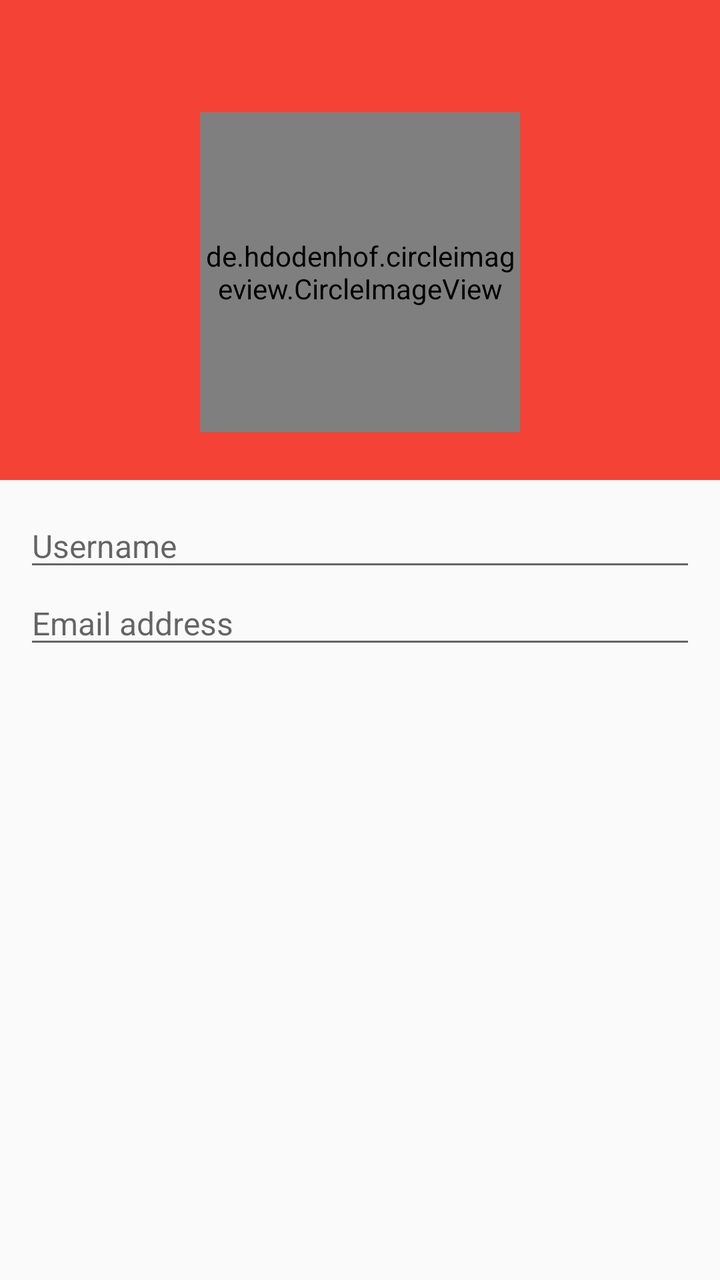
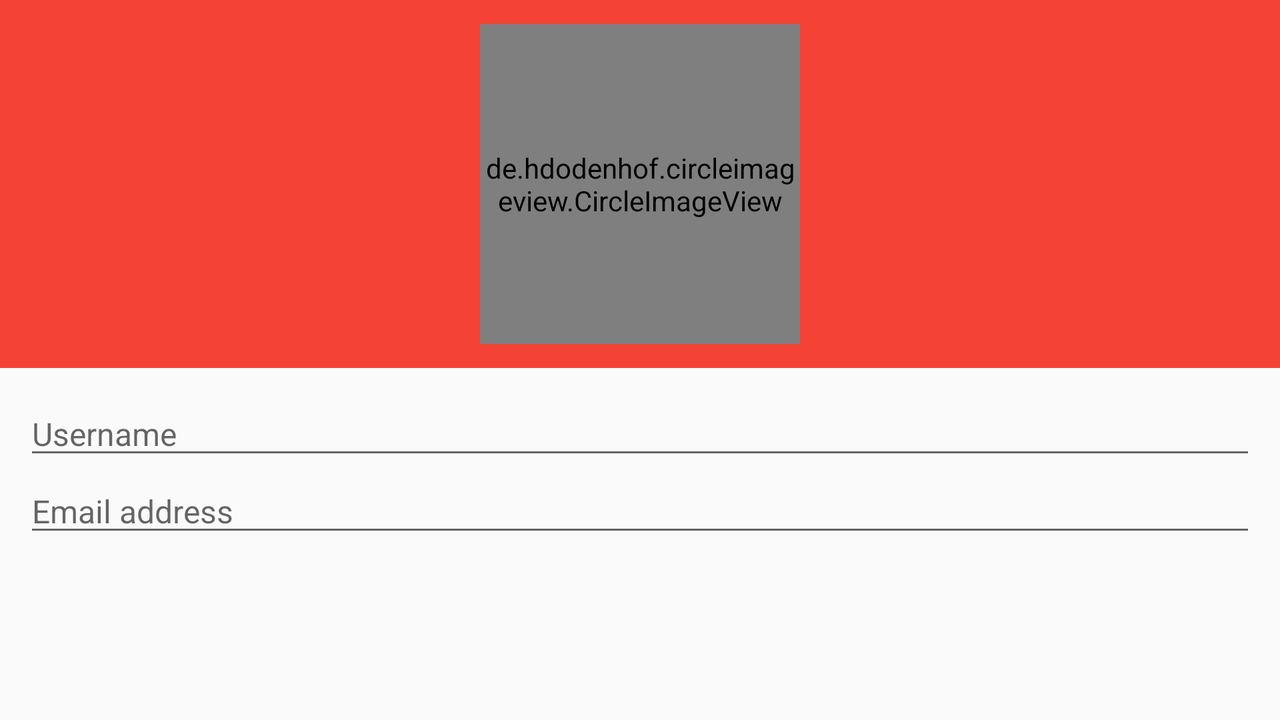

First picture: res/layout/ on a phone held upright. Second picture: the repository's own variant of that layout, on a device whose configuration matches the variant's folder. Source for both follows.
<!-- AndroidManifest.xml: application theme AppTheme -->
<!-- res/layout/activty_edit_profile.xml -->
<?xml version="1.0" encoding="utf-8"?>
<android.support.design.widget.CoordinatorLayout xmlns:android="http://schemas.android.com/apk/res/android"
    xmlns:app="http://schemas.android.com/apk/res-auto"
    android:layout_width="match_parent"
    android:layout_height="match_parent">

    <LinearLayout
        android:layout_width="match_parent"
        android:layout_height="match_parent"
        android:orientation="vertical">

        <android.support.design.widget.AppBarLayout
            android:layout_width="match_parent"
            android:layout_height="wrap_content"
            android:theme="@style/ThemeOverlay.AppCompat.Dark.ActionBar">

            <include
                android:id="@+id/toolbar"
                layout="@layout/toolbar" />

            <de.hdodenhof.circleimageview.CircleImageView
                android:id="@+id/avatar"
                android:layout_width="160dp"
                android:layout_height="160dp"
                android:layout_marginBottom="24dp"
                android:layout_gravity="center_horizontal"
                android:src="@drawable/fighting_gobblers_medium" />

        </android.support.design.widget.AppBarLayout>

        <LinearLayout
            android:layout_width="match_parent"
            android:layout_height="wrap_content"
            android:layout_margin="12dp"
            android:orientation="vertical">

            <EditText
                android:id="@+id/username"
                android:layout_width="match_parent"
                android:layout_height="wrap_content"
                android:layout_gravity="center_horizontal"
                android:gravity="left|start"
                android:textSize="16sp"
                android:inputType="textNoSuggestions"
                android:hint="Username" />

            <EditText
                android:id="@+id/email"
                android:layout_width="match_parent"
                android:layout_height="wrap_content"
                android:layout_gravity="center_horizontal"
                android:gravity="left|start"
                android:textSize="16sp"
                android:inputType="textEmailAddress"
                android:hint="Email address" />

        </LinearLayout>

    </LinearLayout>

    <ImageView
        android:layout_width="wrap_content"
        android:layout_height="wrap_content"
        android:paddingBottom="24dp"
        android:paddingRight="24dp"
        android:paddingEnd="24dp"
        android:src="@drawable/ic_add_circle_outline_white_24dp"
        app:layout_anchor="@+id/avatar"
        app:layout_anchorGravity="bottom|right|end"/>

</android.support.design.widget.CoordinatorLayout>
<!-- res/layout/toolbar.xml (included above) -->
<?xml version="1.0" encoding="utf-8"?>
<android.support.v7.widget.Toolbar
    xmlns:android="http://schemas.android.com/apk/res/android"
    android:layout_width="match_parent"
    android:layout_height="wrap_content"
    android:background="?attr/colorPrimary"
    android:theme="@style/ThemeOverlay.AppCompat.Dark.ActionBar"/>
<!-- resources referenced by this layout -->
<resources>
  <!-- drawable fighting_gobblers_medium: png bitmap (drawable, 163242 bytes) -->
  <style name="AppTheme" parent="AppBaseTheme">
          
      </style>
  <style name="AppBaseTheme" parent="Base.Theme.HokieFinderApp">
          
      </style>
  <style name="Base.Theme.HokieFinderApp" parent="Theme.AppCompat.Light.NoActionBar">
          <item name="colorPrimary">@color/primary</item>
          <item name="colorPrimaryDark">@color/primary_dark</item>
          <item name="colorAccent">@color/accent</item>
      </style>
  <color name="primary">#F44336</color>
  <color name="primary_dark">#D32F2F</color>
  <color name="accent">#FF5252</color>
</resources>
<!-- res/layout-land/activty_edit_profile.xml (the author's variant of the layout above) -->
<!-- drawn on the phone turned sideways -->
<?xml version="1.0" encoding="utf-8"?>
<android.support.design.widget.CoordinatorLayout xmlns:android="http://schemas.android.com/apk/res/android"
    xmlns:app="http://schemas.android.com/apk/res-auto"
    android:layout_width="match_parent"
    android:layout_height="match_parent">

        <android.support.design.widget.AppBarLayout
            android:layout_width="match_parent"
            android:layout_height="wrap_content"
            android:theme="@style/ThemeOverlay.AppCompat.Dark.ActionBar">

            <android.support.design.widget.CollapsingToolbarLayout
                android:layout_width="match_parent"
                android:layout_height="match_parent"
                app:contentScrim="?attr/colorPrimary"
                app:layout_scrollFlags="scroll|exitUntilCollapsed">

                <de.hdodenhof.circleimageview.CircleImageView
                    android:id="@+id/avatar"
                    android:layout_width="160dp"
                    android:layout_height="160dp"
                    android:layout_marginTop="12dp"
                    android:layout_marginBottom="12dp"
                    android:layout_gravity="center_horizontal"
                    android:src="@drawable/fighting_gobblers_medium"
                    app:civ_border_color="#FFFFFFFF"
                    app:civ_border_width="2dp"/>

                <android.support.v7.widget.Toolbar
                    android:id="@+id/toolbar"
                    android:layout_width="match_parent"
                    android:layout_height="?attr/actionBarSize"
                    android:theme="@style/ThemeOverlay.AppCompat.Dark.ActionBar"
                    app:layout_collapseMode="pin"
                    app:popupTheme="@style/ThemeOverlay.AppCompat.Light" />

            </android.support.design.widget.CollapsingToolbarLayout>

        </android.support.design.widget.AppBarLayout>

        <android.support.v4.widget.NestedScrollView
            android:layout_width="match_parent"
            android:layout_height="match_parent"
            android:layout_margin="12dp"
            android:orientation="vertical"
            app:layout_behavior="@string/appbar_scrolling_view_behavior">

            <LinearLayout
                android:layout_width="match_parent"
                android:layout_height="wrap_content"
                android:orientation="vertical">

                <EditText
                    android:id="@+id/username"
                    android:layout_width="match_parent"
                    android:layout_height="wrap_content"
                    android:layout_gravity="center_horizontal"
                    android:gravity="left|start"
                    android:textSize="16sp"
                    android:inputType="textNoSuggestions"
                    android:hint="Username" />

                <EditText
                    android:id="@+id/email"
                    android:layout_width="match_parent"
                    android:layout_height="wrap_content"
                    android:layout_gravity="center_horizontal"
                    android:gravity="left|start"
                    android:textSize="16sp"
                    android:inputType="textEmailAddress"
                    android:hint="Email address" />

            </LinearLayout>

        </android.support.v4.widget.NestedScrollView>

</android.support.design.widget.CoordinatorLayout>
